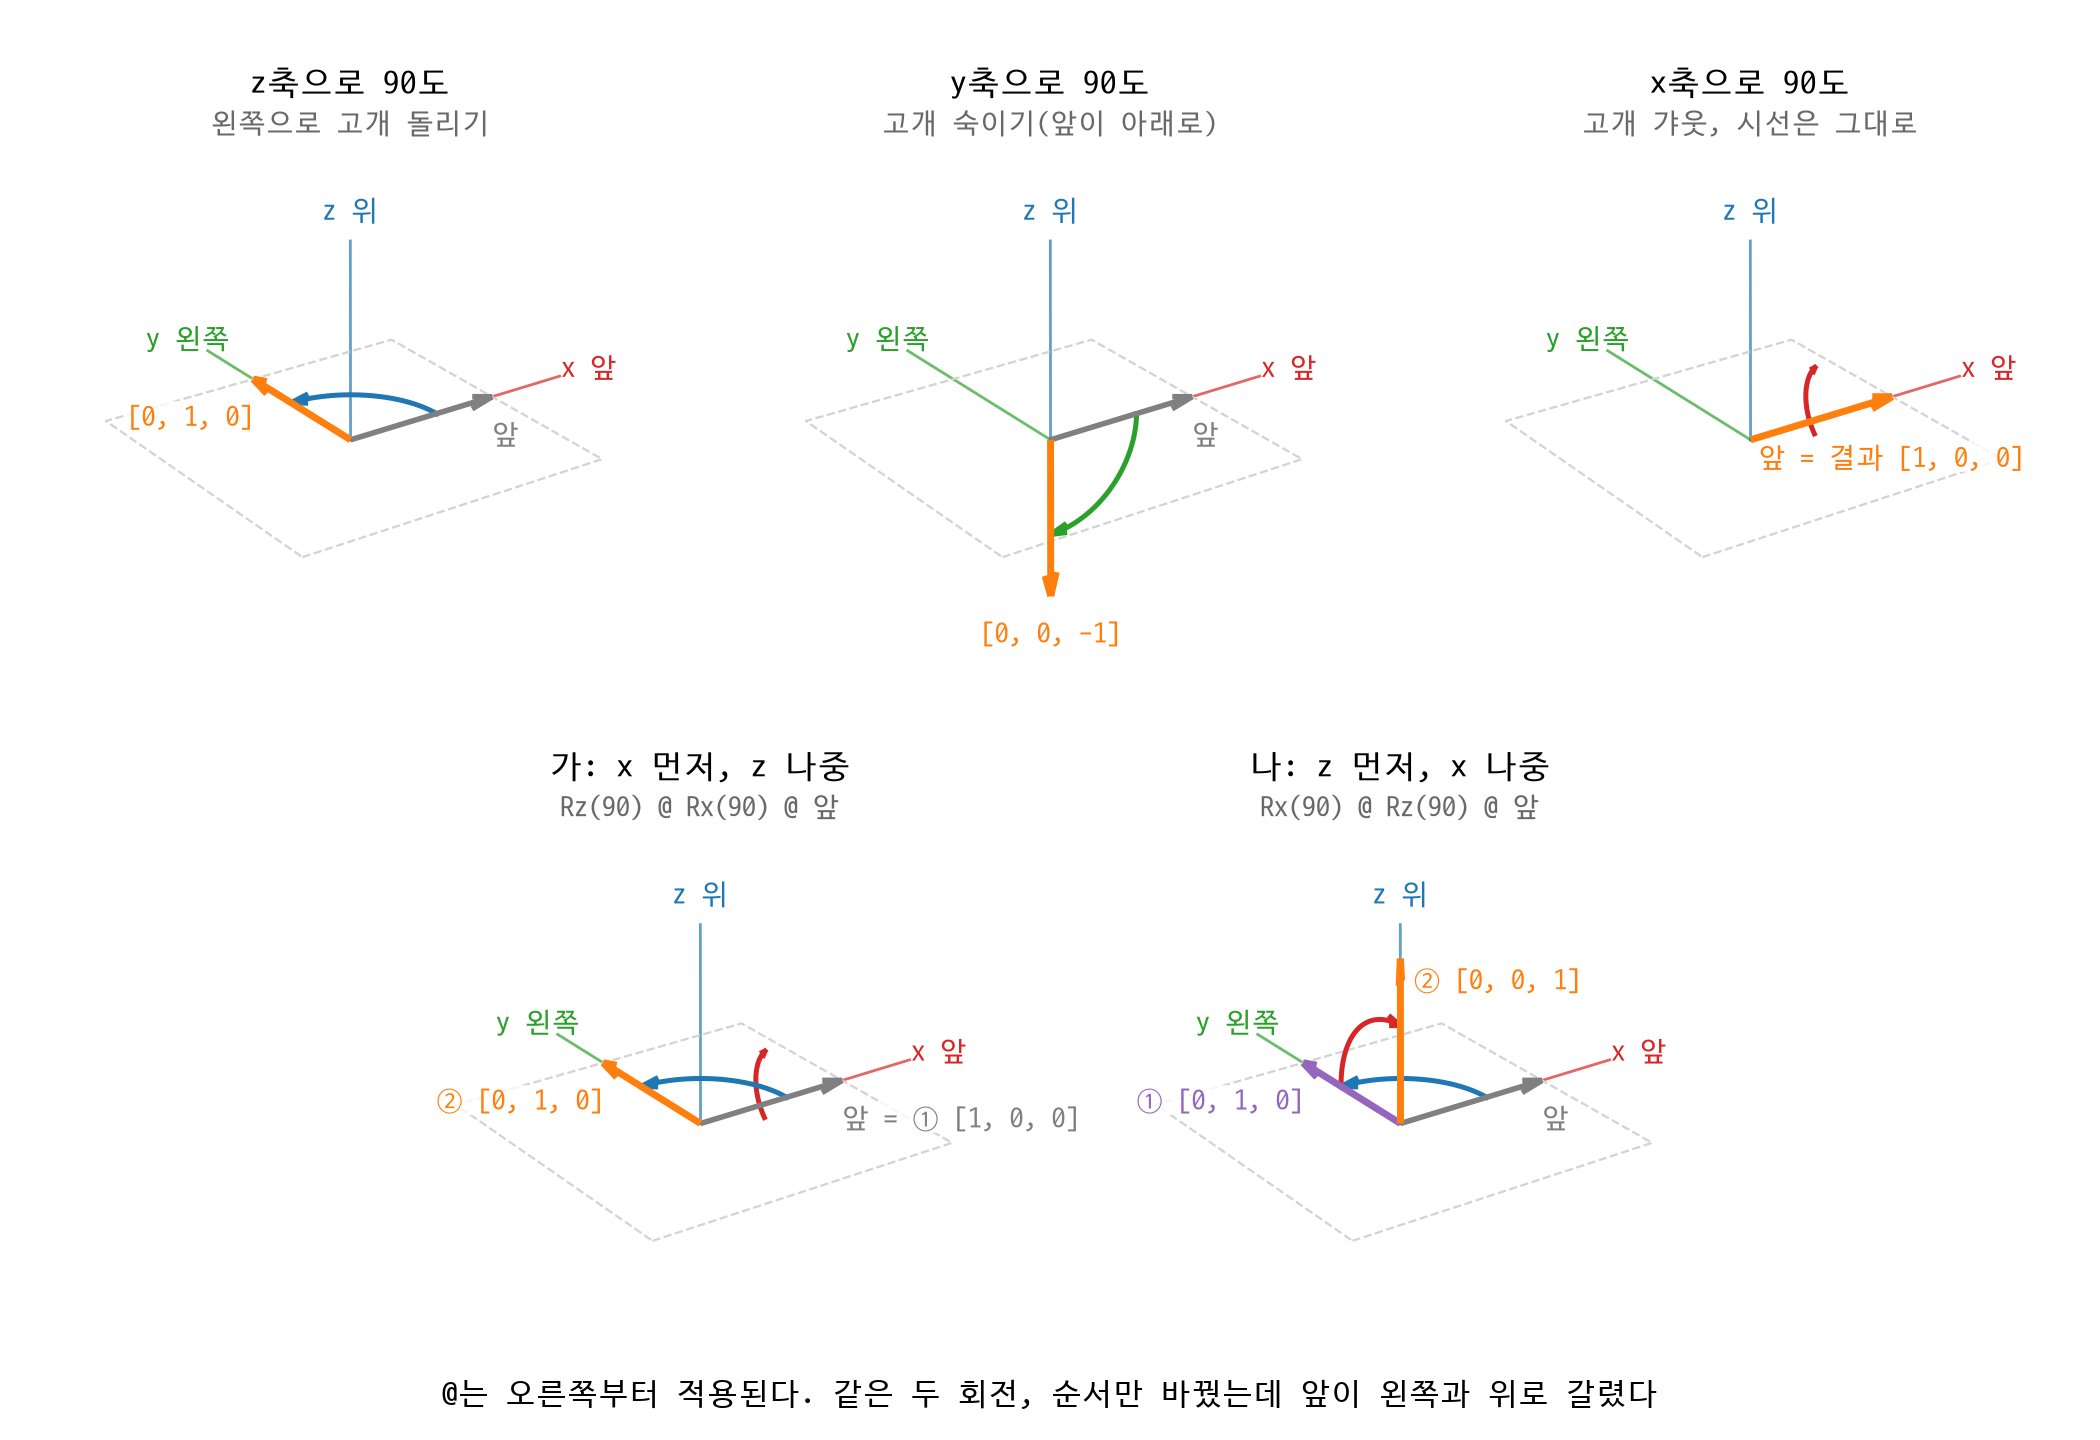

Generate this figure with Python:
import matplotlib.pyplot as plt
import numpy as np

# plt.rcParams["font.family"] = "AppleGothic"
plt.rcParams["font.family"] = "D2Coding"
plt.rcParams["axes.unicode_minus"] = False


# rotation_tools.py의 Rx, Ry, Rz와 같은 식
def Rx(각도_도):
    c, s = np.cos(np.deg2rad(각도_도)), np.sin(np.deg2rad(각도_도))
    return np.array([[1, 0, 0], [0, c, -s], [0, s, c]])


def Ry(각도_도):
    c, s = np.cos(np.deg2rad(각도_도)), np.sin(np.deg2rad(각도_도))
    return np.array([[c, 0, s], [0, 1, 0], [-s, 0, c]])


def Rz(각도_도):
    c, s = np.cos(np.deg2rad(각도_도)), np.sin(np.deg2rad(각도_도))
    return np.array([[c, -s, 0], [s, c, 0], [0, 0, 1]])


def 글(v):                                   # [0. 1. 0.] → "[0, 1, 0]"
    return "[" + ", ".join(f"{x:g}" for x in (np.round(v, 3) + 0.0).tolist()) + "]"


# 1) 위: 앞 [1, 0, 0]을 각 축으로 90도 (b07_rot3d_axes.py)
앞 = np.array([1.0, 0.0, 0.0])
축들 = {"z": (Rz, "tab:blue", "왼쪽으로 고개 돌리기"), "y": (Ry, "tab:green", "고개 숙이기(앞이 아래로)"),
       "x": (Rx, "tab:red", "고개 갸웃, 시선은 그대로")}
for 이름, (R, _, _) in 축들.items():
    print(f"{이름}축으로 90도:", 글(R(90) @ 앞))

# 2) 아래: 같은 두 회전, 순서만 바꾸기 (b08_order.py) — @는 오른쪽부터 적용된다
가_중간, 가 = Rx(90) @ 앞, Rz(90) @ Rx(90) @ 앞
나_중간, 나 = Rz(90) @ 앞, Rx(90) @ Rz(90) @ 앞
print("x 먼저, z 나중:", 글(가_중간), "→", 글(가))
print("z 먼저, x 나중:", 글(나_중간), "→", 글(나))
print("두 행렬이 같은가?", np.allclose(Rz(90) @ Rx(90), Rx(90) @ Rz(90)))


def 바탕(칸):                                 # 좌표축(가는 선), 바닥 테두리
    for 벡터, 색, 이름 in [((1, 0, 0), "tab:red", "x 앞"), ((0, 1, 0), "tab:green", "y 왼쪽"),
                         ((0, 0, 1), "tab:blue", "z 위")]:
        끝 = (1.2 if 이름[0] == "z" else 1.5) * np.array(벡터)
        칸.plot(*zip((0, 0, 0), 끝), color=색, linewidth=1, alpha=0.7)
        칸.text(*(끝 * 1.15), 이름, color=색, fontsize=10, ha="center", va="center")
    칸.plot([-1, 1, 1, -1, -1], [-1, -1, 1, 1, -1], [0] * 5, color="lightgray", linestyle="--", linewidth=0.8)
    칸.set(xlim=(-1, 1.3), ylim=(-1, 1.3), zlim=(-1, 1.3))
    칸.set_box_aspect((1, 1, 1), zoom=1.3)
    칸.view_init(elev=25, azim=-125)        # 로봇 뒤 오른쪽 위에서 본다: x는 안쪽, y는 왼쪽, z는 위
    칸.set_axis_off()


def 화살표(칸, 끝, 색, 이름="", 밀기=(0, 0, -0.15), 굵기=2.5, 정렬=None):
    칸.quiver(0, 0, 0, *끝, color=색, linewidth=굵기, arrow_length_ratio=0.15)
    if 이름:                                # 글자는 화살 끝 아래(축 이름과 겹치지 않게)
        칸.text(*(np.array(끝) + 밀기), 이름, color=색, fontsize=10, va="top",
               ha=정렬 or ("right" if 끝[1] > 0.5 else "left" if 끝[0] > 0.5 else "center"),
               bbox=dict(facecolor="white", edgecolor="none", pad=0.5, alpha=0.8))


def 호(칸, 축_이름, 벡터, 색):              # 회전 방향을 보여 주는 90도 호 하나
    R = 축들[축_이름][0]
    if np.allclose(R(90) @ 벡터, 벡터):     # 축과 나란한 벡터: 끝점이 안 움직이므로 축 둘레에 작은 고리
        t = np.deg2rad(np.linspace(-45, 45, 30))
        점들 = np.array([0.6 + 0 * t, 0.3 * np.cos(t), 0.3 * np.sin(t)]).T
    else:                                   # 끝점이 지나가는 길(반지름 0.6)
        점들 = np.array([0.6 * R(a) @ 벡터 for a in np.linspace(0, 90, 30)])
    칸.plot(*점들.T, color=색, linewidth=1.8)
    칸.quiver(*점들[-4], *(점들[-1] - 점들[-4]), color=색, linewidth=1.8, arrow_length_ratio=1.2)


그림 = plt.figure(figsize=(10.5, 7.2))
격자 = 그림.add_gridspec(2, 12)
위_칸들 = []
for 번호, (이름, (R, 색, 설명)) in enumerate(축들.items()):
    칸 = 그림.add_subplot(격자[0, 4 * 번호:4 * 번호 + 4], projection="3d")
    바탕(칸)
    뒤 = R(90) @ 앞
    호(칸, 이름, 앞, 색)
    if np.allclose(뒤, 앞):                 # x축: 앞이 축 위에 있어 그대로 — 한 화살표로 정직하게
        화살표(칸, 뒤, "tab:orange", f"앞 = 결과 {글(뒤)}", 밀기=(0, 0, -0.3), 정렬="center")
    else:
        화살표(칸, 앞, "gray", "앞", 굵기=2)
        화살표(칸, 뒤, "tab:orange", 글(뒤))
    위_칸들.append((칸, f"{이름}축으로 90도", 설명))

아래_칸들 = []
for 번호, (제목, 식, 순서, 중간, 끝) in enumerate([
        ("가: x 먼저, z 나중", "Rz(90) @ Rx(90) @ 앞", "xz", 가_중간, 가),
        ("나: z 먼저, x 나중", "Rx(90) @ Rz(90) @ 앞", "zx", 나_중간, 나)]):
    칸 = 그림.add_subplot(격자[1, 2 + 4 * 번호:6 + 4 * 번호], projection="3d")
    바탕(칸)
    호(칸, 순서[0], 앞, 축들[순서[0]][1])
    호(칸, 순서[1], 중간, 축들[순서[1]][1])
    if np.allclose(중간, 앞):
        화살표(칸, 앞, "gray", f"앞 = ① {글(중간)}", 굵기=2)
    else:
        화살표(칸, 앞, "gray", "앞", 굵기=2)
        화살표(칸, 중간, "tab:purple", f"① {글(중간)}")
    화살표(칸, 끝, "tab:orange", f"② {글(끝)}", **(dict(밀기=(0, -0.12, 0), 정렬="left") if 끝[2] > 0.5 else {}))
    아래_칸들.append((칸, 제목, 식))

그림.subplots_adjust(left=0.0, right=1.0, bottom=0.06, top=0.9, hspace=0.3, wspace=0.0)
for 칸, 제목, 아래글 in 위_칸들 + 아래_칸들:
    자리 = 칸.get_position()
    가운데 = (자리.x0 + 자리.x1) / 2
    그림.text(가운데, 자리.y1 + 0.035, 제목, ha="center", fontsize=12)
    그림.text(가운데, 자리.y1 + 0.008, 아래글, ha="center", fontsize=10, color="dimgray")
그림.text(0.5, 0.025, "@는 오른쪽부터 적용된다. 같은 두 회전, 순서만 바꿨는데 앞이 왼쪽과 위로 갈렸다",
         ha="center", fontsize=11)
그림.savefig("s39_rot3d_order.png", dpi=200)
print("저장: s39_rot3d_order.png")
